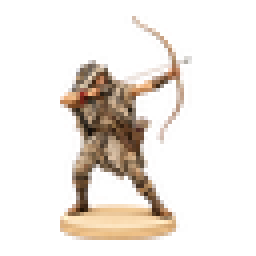
#> input picture app/src/assets/units/barbarian-archer-64.png, 64 x 64 px (shown 4 times larger)
$ python -i deliver.py   (imports and definitions only)
#> lines starting #> are read from the running program, lines starting #| are printed output that depends on the picture
### tools/art/anim3d/units/autonomous-armour/common.py
"""Unit-owned paths and atlas contract; Blender and Pillow entry points share this."""
import os
import math
from pathlib import Path

SLUG = 'autonomous-armour'
# Closed belt wraps the raised end sprockets and the grounded road tyres.
# All distances use the shoe centerline; its .0535m outer ridge meets stone.
GEAR_X, GEAR_Y = -.25, .08
ROAD_X = [-1.45 + i*.58 for i in range(6)]
SPROCKETS = [(-1.73, .98), (1.73, 1.16)]

def belt(radius, sprocket_radius):
    circles=[(x,.326+radius,radius+.0325) for x in ROAD_X]
    circles += [(x,z,sprocket_radius) for x,z in SPROCKETS]
    points=sorted(set((x+r*math.cos(i*math.tau/128),z+r*math.sin(i*math.tau/128))
                      for x,z,r in circles for i in range(128)))
    def cross(a,b,c):return (b[0]-a[0])*(c[1]-a[1])-(b[1]-a[1])*(c[0]-a[0])
    def half(points):
        result=[]
        for p in points:
            while len(result)>1 and cross(result[-2],result[-1],p)<=0:result.pop()
            result.append(p)
        return result
    polygon=list(reversed(half(points)[:-1]+half(list(reversed(points)))[:-1]))
    segments=[(a,b,math.dist(a,b)) for a,b in zip(polygon,polygon[1:]+polygon[:1])]
    return segments,sum(s[2] for s in segments)

ROAD_RADIUS=.27
TRACK_R=.34
for _ in range(80):
    TRACK_SEGMENTS,TRACK_LENGTH=belt(ROAD_RADIUS,TRACK_R)
    MOVE_TRAVEL=5*TRACK_LENGTH/64
    ROAD_RADIUS=MOVE_TRAVEL/(5*math.pi/6)
    TRACK_R=MOVE_TRAVEL/(2*math.pi/3)
TRACK_SEGMENTS,TRACK_LENGTH=belt(ROAD_RADIUS,TRACK_R)
MOVE_TRAVEL=5*TRACK_LENGTH/64

# [9 lines left out: function trackpoint, not called in this run]
ROOT = Path(os.environ.get('ANIM_ROOT', str(Path.home() / 'LegatumRuns/anim-pilot')))
MASTER = ROOT / 'masters' / SLUG
ASSETS = ROOT / 'assets' / SLUG
REVIEW = ROOT / 'review/3d-v2'
HERE = Path(__file__).resolve().parent
CLIPS = {'idle': (8, 10, True), 'move': (8, 12, True),
         'attack': (10, 14, False), 'hit': (4, 12, False), 'death': (10, 10, False)}
for directory in (MASTER, ASSETS, REVIEW):
    directory.mkdir(parents=True, exist_ok=True)


def log(message):
    with (REVIEW / f'{SLUG}-log.md').open('a') as f:
        f.write(message + '\n')

### tools/art/anim3d/units/autonomous-armour/deliver.py
"""Review, frozen histogram grade, trimmed atlas, validation and decoded-atlas MP4."""
import sys, os, json, hashlib, io, subprocess
from pathlib import Path
from PIL import Image, ImageDraw, ImageChops, ImageStat, ImageOps
from common import MASTER, REVIEW, ASSETS, HERE, SLUG, CLIPS, log
# [1 line not run here, left out]
CREAM=(240,232,214,255)
def read(p):return Image.open(p).convert('RGBA')
def sha(p):return hashlib.sha256(p.read_bytes()).hexdigest()
def small(im,n):return im.resize((n,n),Image.Resampling.LANCZOS)
def token(im):
    # Premultiplied reduction avoids colour bleed and Lanczos perimeter ringing;
    # keep the resulting antialiased 8-bit alpha exactly in WebP.
    return im.convert('RGBa').resize((160,160),Image.Resampling.BICUBIC).convert('RGBA')
# [5 lines left out: function sheet, not called in this run]
def quantiles(im):
    data=[p[:3] for p in im.get_flattened_data() if p[3]>240]
    return [[sorted(p[c] for p in data)[int((len(data)-1)*q)] for q in (.1,.5,.9)] for c in range(3)]
# [208 lines left out: functions make_grade, review, pack, decoded, validate, movie and 2 more, not called in this run]

# [4 lines not run here, left out]

>>> from PIL import Image
>>> picture = Image.open('../../../../../app/src/assets/units/barbarian-archer-64.png')
#> picture is the input picture: PIL image 64x64 RGBA; mean R, G, B, A 42.2, 33.1, 24.5, 46.4
>>> result = token(picture)
#> in token, `return im.convert('RGBa').resize((160,160),Image.Resampling.BICUBIC).c..`:
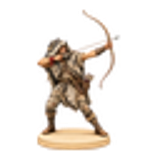
#> returned value: PIL image 160x160 RGBA; mean R, G, B, A 46.6, 36.3, 27.1, 46.5; transparent parts drawn white

$ run again, on app/src/assets/units/tank-64.png
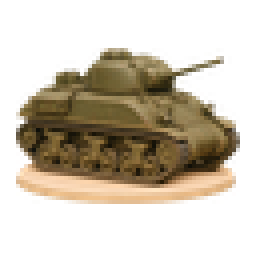
#> input picture app/src/assets/units/tank-64.png, 64 x 64 px (shown 4 times larger)
#> picture is the input picture: PIL image 64x64 RGBA; mean R, G, B, A 59.1, 48.7, 31.7, 100.6
#> in token, `return im.convert('RGBa').resize((160,160),Image.Resampling.BICUBIC).c..`:
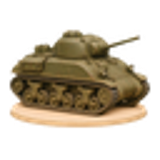
#> returned value: PIL image 160x160 RGBA; mean R, G, B, A 62.1, 51.4, 33.7, 100.7; transparent parts drawn white
